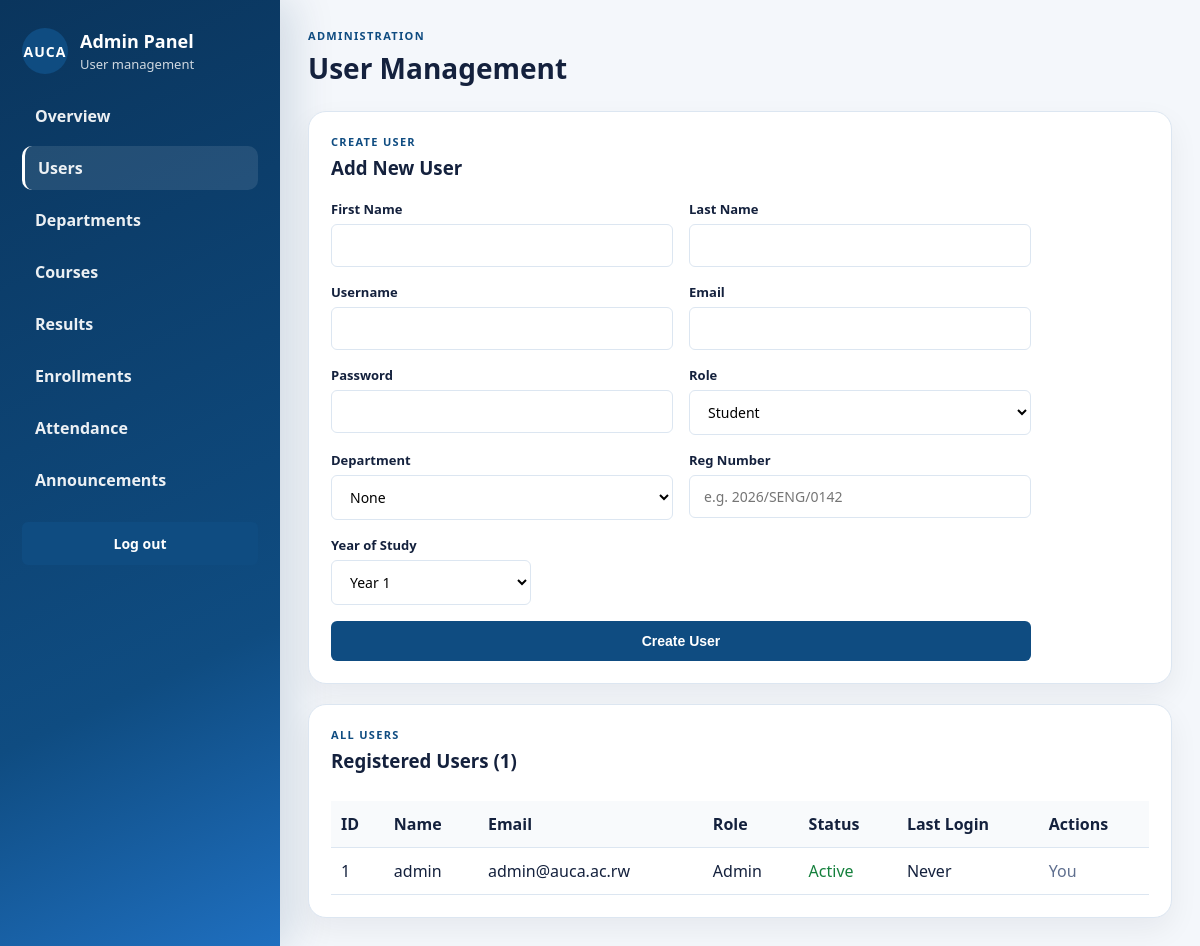
The page /admin/users.php (signed in) on the database its author committed.
### tables this page shows
CREATE TABLE users (
    user_id INT AUTO_INCREMENT PRIMARY KEY,
    username VARCHAR(50) NOT NULL UNIQUE,
    email VARCHAR(150) NOT NULL UNIQUE,
    password_hash VARCHAR(255) NOT NULL,
    role ENUM('student','admin','hod','lecturer') NOT NULL DEFAULT 'student',
    status ENUM('active','inactive','suspended') NOT NULL DEFAULT 'active',
    reset_token VARCHAR(255) DEFAULT NULL,
    reset_token_expires DATETIME DEFAULT NULL,
    last_login DATETIME DEFAULT NULL,
    created_at TIMESTAMP DEFAULT CURRENT_TIMESTAMP
);

### includes/Session.PHP (called while the page is built, shortened)
<?php
function e(?string $value): string {
    return htmlspecialchars($value ?? '', ENT_QUOTES, 'UTF-8');
}

### admin/users.php (the view, shortened to what this page needs)
<?php
require_once __DIR__ . '/../includes/session.php';
require_once __DIR__ . '/../includes/db.php';
$allUsers = [];
$r = @mysqli_query($conn, "SELECT u.user_id, u.username, u.email, u.role, u.status, u.last_login, u.created_at,
    s.first_name AS s_first, s.last_name AS s_last, s.student_id,
    l.first_name AS l_first, l.last_name AS l_last, l.lecturer_id
    FROM users u
    LEFT JOIN students s ON s.user_id = u.user_id
    LEFT JOIN lecturers l ON l.user_id = u.user_id
    ORDER BY u.role, u.username");
if ($r) {
    while ($row = mysqli_fetch_assoc($r)) {
        $allUsers[] = $row;
    }
}
?>
<!DOCTYPE html>
<html lang="en">
<head>
    <link rel="stylesheet" href="../css/style.css">
</head>
<body class="dashboard-body">
    <div class="dashboard-shell">
        <aside class="dashboard-sidebar">
            <div class="sidebar-brand">
                <div class="auth-logo-circle" style="margin:0; width:46px; height:46px;">AUCA</div>
                <div><h2>Admin Panel</h2><p>User management</p></div>
            </div>
            <nav class="dashboard-nav">
                <a class="dashboard-nav-link" href="dashboard.php">Overview</a>
                <a class="dashboard-nav-link active" href="users.php">Users</a>
                <a class="dashboard-nav-link" href="departments.php">Departments</a>
                <a class="dashboard-nav-link" href="courses.php">Courses</a>
                <a class="dashboard-nav-link" href="results.php">Results</a>
                <a class="dashboard-nav-link" href="enrollments.php">Enrollments</a>
                <a class="dashboard-nav-link" href="attendance.php">Attendance</a>
                <a class="dashboard-nav-link" href="announcements.php">Announcements</a>
            </nav>
            <a href="../logout.php" class="btn btn-primary btn-block">Log out</a>
        </aside>
        <main class="dashboard-main">
            <div class="dashboard-header">
                <div>
                    <p class="eyebrow">Administration</p>
                    <h1>User Management</h1>
                </div>
            </div>
            <div class="dashboard-grid">
                <section class="dashboard-card" style="grid-column: span 2;">
                    <p class="eyebrow">Create User</p>
                    <h3 style="margin: 0 0 12px;">Add New User</h3>
                    <form method="POST" class="auth-form" style="max-width: 700px;">
                        <div class="form-grid-2">
                            <div class="form-group">
                                <label>First Name</label>
                                <input type="text" name="first_name" required>
                            </div>
                            <div class="form-group">
                                <label>Last Name</label>
                                <input type="text" name="last_name" required>
                            </div>
                        </div>
                        <div class="form-grid-2">
                            <div class="form-group">
                                <label>Username</label>
                                <input type="text" name="username" required>
                            </div>
                            <div class="form-group">
                                <label>Email</label>
                                <input type="email" name="email" required>
                            </div>
                        </div>
                        <div class="form-grid-2">
                            <div class="form-group">
                                <label>Password</label>
                                <input type="password" name="password" required minlength="8">
                            </div>
                            <div class="form-group">
                                <label>Role</label>
                                <select name="role" id="addRole">
                                    <option value="student">Student</option>
                                </select>
                            </div>
                        </div>
                        <div class="form-grid-2">
                            <div class="form-group">
                                <label>Department</label>
                                <select name="department_id">
                                    <option value="">None</option>
                                </select>
                            </div>
                            <div class="form-group" id="regField">
                                <label>Reg Number</label>
                                <input type="text" name="reg_number" placeholder="e.g. 2026/SENG/0142">
                            </div>
                        </div>
                        <div class="form-group" id="yearField" style="max-width: 200px;">
                            <label>Year of Study</label>
                            <select name="year_of_study">
                                <?php for ($y = 1; $y <= 5; $y++): ?>
                                    <option value="<?= $y ?>">Year <?= $y ?></option>
                                <?php endfor; ?>
                            </select>
                        </div>
                        <button type="submit" class="btn btn-primary">Create User</button>
                    </form>
                </section>
                <section class="dashboard-card" style="grid-column: span 2;">
                    <p class="eyebrow">All Users</p>
                    <h3 style="margin: 0 0 12px;">Registered Users (<?= count($allUsers) ?>)</h3>
                    <div style="overflow-x: auto;">
                        <table class="student-table">
                            <thead>
                                <tr>
                                    <th>ID</th>
                                    <th>Name</th>
                                    <th>Email</th>
                                    <th>Role</th>
                                    <th>Status</th>
                                    <th>Last Login</th>
                                    <th>Actions</th>
                                </tr>
                            </thead>
                            <tbody>
                                <?php foreach ($allUsers as $u): ?>
                                    <tr>
                                        <td><?= $u['user_id'] ?></td>
                                        <td>
                                            <?php if ($u['role'] === 'student' && $u['student_id']): ?>
                                                <a href="student_profile.php?student_id=<?= $u['student_id'] ?>" style="color: var(--color-accent); text-decoration: underline;"><?= e($u['s_first'] . ' ' . $u['s_last']) ?></a>
                                            <?php elseif (($u['role'] === 'lecturer' || $u['role'] === 'hod') && $u['lecturer_id']): ?>
                                                <a href="lecturer_profile.php?lecturer_id=<?= $u['lecturer_id'] ?>" style="color: var(--color-accent); text-decoration: underline;"><?= e($u['l_first'] . ' ' . $u['l_last']) ?></a>
                                            <?php else: ?>
                                                <?= e($u['username']) ?>
                                            <?php endif; ?>
                                        </td>
                                        <td><?= e($u['email']) ?></td>
                                        <td><span style="text-transform: capitalize;"><?= e($u['role']) ?></span></td>
                                        <td><span style="text-transform: capitalize; color: <?= $u['status'] === 'active' ? '#15803d' : '#dc2626' ?>;"><?= e($u['status']) ?></span></td>
                                        <td><?= $u['last_login'] ? date('M d, Y', strtotime($u['last_login'])) : 'Never' ?></td>
                                        <td style="white-space: nowrap;">
                                            <?php if ($u['user_id'] != $_SESSION['user_id']): ?>
                                                <form method="POST" style="display: inline;">
                                                    <input type="hidden" name="csrf_token" value="<?= e(csrfToken()) ?>">
                                                    <input type="hidden" name="action" value="update_status">
                                                    <input type="hidden" name="user_id" value="<?= $u['user_id'] ?>">
                                                    <input type="hidden" name="status" value="<?= $u['status'] === 'active' ? 'suspended' : 'active' ?>">
                                                    <button type="submit" class="btn btn-primary" style="padding: 4px 10px; font-size: 12px; background: <?= $u['status'] === 'active' ? 'var(--color-warning)' : 'var(--color-accent)' ?>;">
                                                        <?= $u['status'] === 'active' ? 'Suspend' : 'Activate' ?>
                                                    </button>
                                                </form>
                                                <form method="POST" style="display: inline;" onsubmit="return confirm('Delete this user permanently?');">
                                                    <input type="hidden" name="csrf_token" value="<?= e(csrfToken()) ?>">
                                                    <input type="hidden" name="action" value="delete_user">
                                                    <input type="hidden" name="user_id" value="<?= $u['user_id'] ?>">
                                                    <button type="submit" class="btn btn-primary" style="padding: 4px 10px; font-size: 12px; background: var(--color-danger);">Delete</button>
                                                </form>
                                            <?php else: ?>
                                                <span class="muted">You</span>
                                            <?php endif; ?>
                                        </td>
                                    </tr>
                                <?php endforeach; ?>
                            </tbody>
                        </table>
                    </div>
                </section>
            </div>
        </main>
    </div>
</body>
</html>

### css/Style.css (style rules this page uses)
:root { --color-primary: #0f4c81; --color-primary-dark: #0a355d; --color-primary-light: #2f75c7; --color-accent: #16a34a; --color-success: #15803d; --color-danger: #dc2626; --color-warning: #d97706; --color-bg: #f4f7fb; --color-surface: #ffffff; --color-border: #dce6f1; --color-text: #14213d; --color-text-muted: #5f6f8f; --radius-sm: 6px; --radius-md: 10px; --radius-lg: 16px; --shadow-sm: 0 1px 3px rgba(15, 23, 42, 0.08); --shadow-md: 0 8px 24px rgba(15, 23, 42, 0.12); --font-base: 'Segoe UI', Roboto, Helvetica, Arial, sans-serif; }
* { box-sizing: border-box; }
body { margin: 0; font-family: var(--font-base); color: var(--color-text); background: linear-gradient(135deg, #f4f7fb 0%, #eef4fb 100%); }
a { color: var(--color-primary); text-decoration: none; }
.auth-logo-circle { width: 64px; height: 64px; border-radius: 50%; background: var(--color-primary); color: #fff; font-weight: 700; font-size: 14px; display: flex; align-items: center; justify-content: center; margin: 0 auto 12px; letter-spacing: 1px; }
.auth-form { display: flex; flex-direction: column; gap: 16px; margin-top: 20px; }
.form-grid-2 { display: grid; grid-template-columns: 1fr 1fr; gap: 16px; }
.form-group { display: flex; flex-direction: column; gap: 6px; }
.form-group label { font-size: 13px; font-weight: 600; color: var(--color-text); }
.form-group input, .form-group select { padding: 11px 14px; border: 1px solid var(--color-border); border-radius: var(--radius-sm); font-size: 14px; font-family: inherit; background: #fff; transition: border-color 0.15s ease, box-shadow 0.15s ease; }
.btn { display: inline-block; border: none; border-radius: var(--radius-sm); padding: 12px 20px; font-size: 14px; font-weight: 600; cursor: pointer; text-align: center; transition: background 0.15s ease, transform 0.05s ease; }
.btn-primary { background: var(--color-primary); color: #fff; }
.btn-block { width: 100%; }
.dashboard-body { background: var(--color-bg); min-height: 100vh; }
.dashboard-shell { display: grid; grid-template-columns: 280px 1fr; min-height: 100vh; }
.dashboard-sidebar { background: linear-gradient(155deg, var(--color-primary-dark) 0%, var(--color-primary) 70%, #1f6fbf 100%); color: #fff; padding: 28px 22px; display: flex; flex-direction: column; gap: 20px; box-shadow: 12px 0 40px rgba(10, 53, 93, 0.15); }
.sidebar-brand { display: flex; align-items: center; gap: 12px; }
.sidebar-brand h2 { margin: 0; font-size: 18px; }
.sidebar-brand p { margin: 2px 0 0; opacity: 0.8; font-size: 13px; }
.dashboard-nav { display: flex; flex-direction: column; gap: 8px; }
.dashboard-nav-link { color: rgba(255,255,255,0.92); padding: 11px 13px; border-radius: 10px; font-weight: 600; transition: all 0.2s ease; }
.dashboard-nav-link.active, .dashboard-nav-link:hover { background: rgba(255,255,255,0.16); text-decoration: none; }
.dashboard-main { padding: 28px; }
.dashboard-header { display: flex; justify-content: space-between; align-items: center; margin-bottom: 24px; }
.eyebrow { text-transform: uppercase; letter-spacing: 0.12em; color: var(--color-primary); font-size: 11px; font-weight: 700; margin: 0 0 6px; }
.dashboard-header h1 { margin: 0; font-size: 28px; }
.dashboard-grid { display: grid; grid-template-columns: repeat(2, minmax(0, 1fr)); gap: 20px; }
.dashboard-card { background: var(--color-surface); border-radius: 18px; border: 1px solid var(--color-border); padding: 22px; box-shadow: 0 12px 30px rgba(15, 23, 42, 0.06); }
.muted { color: var(--color-text-muted); }
.student-table { width: 100%; border-collapse: collapse; margin-top: 16px; }
.student-table th, .student-table td { text-align: left; padding: 12px 10px; border-bottom: 1px solid var(--color-border); }
.student-table th { background: #f8fafc; }
.dashboard-nav-link.active { background: rgba(255,255,255,0.1); border-left: 3px solid #fff; }

### rows shown on the page
users: user_id "1", username "admin", email "admin@auca.ac.rw", role "Admin", status "Active", shows "Never", shows "You"

### other values the page prints
count($allUsers) "1"
